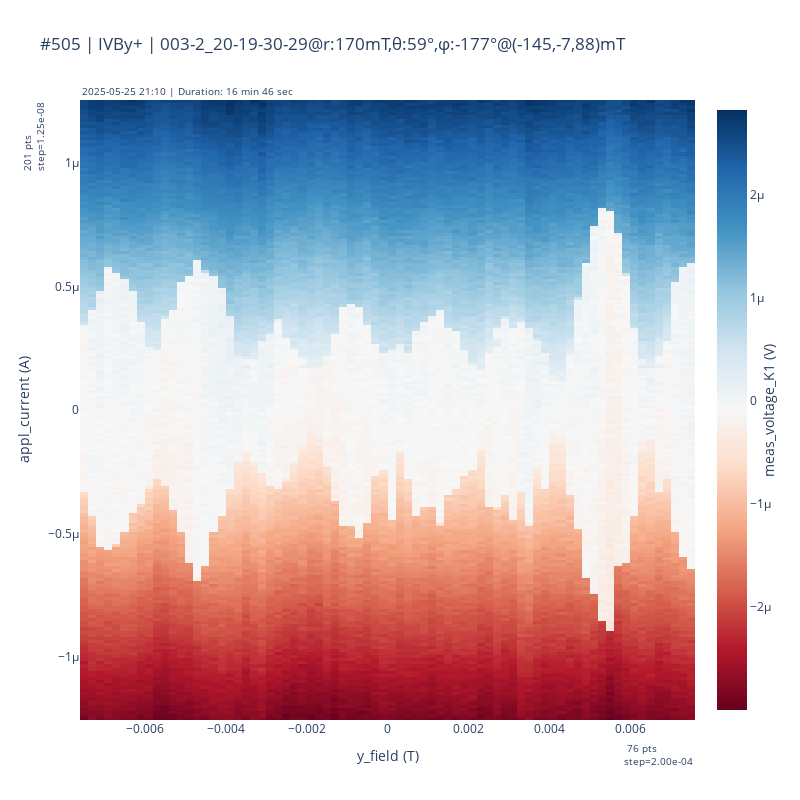
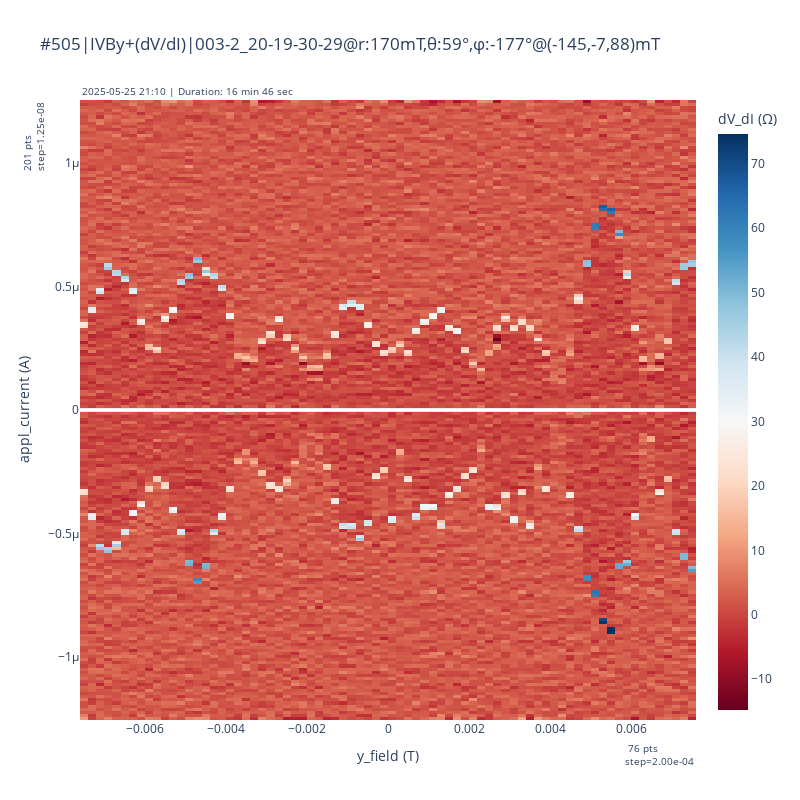
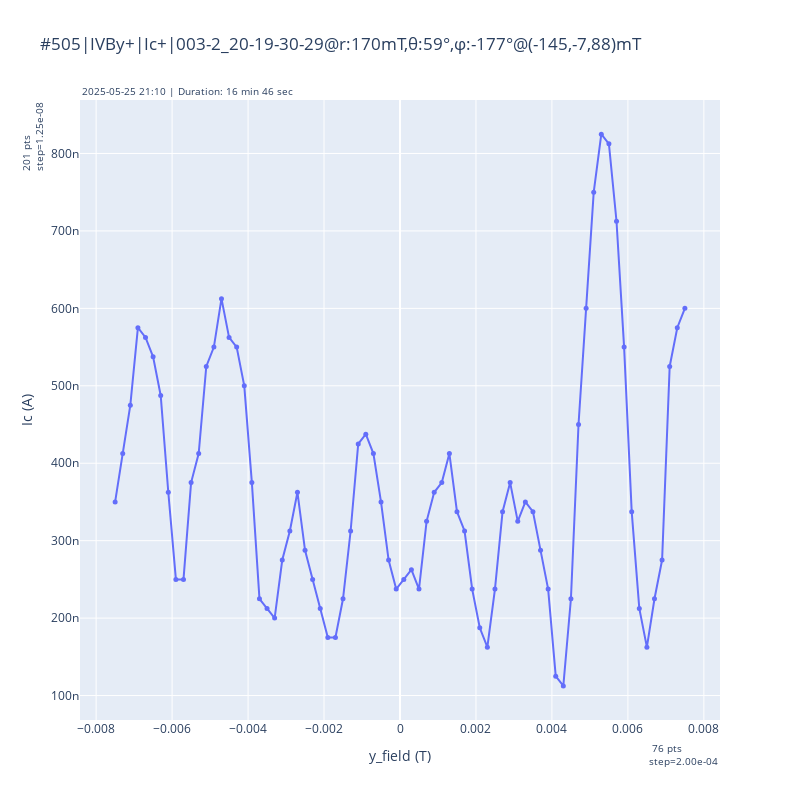

Notebook code for these charts, in order:
### Markdown cell above
# plot_heatmaps

### Code cell
dataid = 505
fig1, fig2, fig3 , Ic_df= plot_heatmaps(dataid)
clear_output(wait=False)
fig1.show()
fig2.show()
fig3.show()

### Figure 1 — Plotly figure (JSON) as saved in the notebook; plotly's stock layout.template omitted (floating-point values rounded to 4 significant figures; data arrays with more than 128 entries replaced by an {"elided": "..."} marker saying what was removed)
{"data": [{"colorbar": {"title": {"side": "right", "text": "meas_voltage_K1 (V)"}}, "colorscale": [[0, "rgb(103,0,31)"], [0.1, "rgb(178,24,43)"], [0.2, "rgb(214,96,77)"], [0.3, "rgb(244,165,130)"], [0.4, "rgb(253,219,199)"], [0.5, "rgb(247,247,247)"], [0.6, "rgb(209,229,240)"], [0.7, "rgb(146,197,222)"], [0.8, "rgb(67,147,195)"], [0.9, "rgb(33,102,172)"], [1, "rgb(5,48,97)"]], "type": "heatmap", "x": {"elided": "15352 float values"}, "y": {"elided": "15352 float values"}, "z": {"elided": "15352 float values"}}], "layout": {"annotations": [{"font": {"size": 10}, "showarrow": false, "text": "2025-05-25 21:10 | Duration: 16 min 46 sec", "x": 0, "xanchor": "left", "xref": "paper", "y": 1, "yanchor": "bottom", "yref": "paper"}, {"font": {"size": 10}, "showarrow": false, "text": "76 pts           <br>step=2.00e-04", "x": 1, "xanchor": "right", "xref": "paper", "y": -0.03, "yanchor": "top", "yref": "paper"}, {"font": {"size": 10}, "showarrow": false, "text": "201 pts           <br>step=1.25e-08", "textangle": -90, "x": -0.05, "xanchor": "right", "xref": "paper", "y": 1, "yanchor": "top", "yref": "paper"}], "height": 800, "title": {"text": "#505 | IVBy+ | 003-2_20-19-30-29@r:170mT,θ:59°,φ:-177°@(-145,-7,88)mT"}, "width": 800, "xaxis": {"title": {"text": "y_field (T)"}}, "yaxis": {"title": {"text": "appl_current (A)"}}}}

### Figure 2 — Plotly figure (JSON) as saved in the notebook; plotly's stock layout.template omitted (floating-point values rounded to 4 significant figures; data arrays with more than 128 entries replaced by an {"elided": "..."} marker saying what was removed)
{"data": [{"colorbar": {"title": {"side": "top", "text": "dV_dI (Ω)"}}, "colorscale": [[0, "rgb(103,0,31)"], [0.1, "rgb(178,24,43)"], [0.2, "rgb(214,96,77)"], [0.3, "rgb(244,165,130)"], [0.4, "rgb(253,219,199)"], [0.5, "rgb(247,247,247)"], [0.6, "rgb(209,229,240)"], [0.7, "rgb(146,197,222)"], [0.8, "rgb(67,147,195)"], [0.9, "rgb(33,102,172)"], [1, "rgb(5,48,97)"]], "type": "heatmap", "x": {"elided": "15352 float values"}, "y": {"elided": "15352 float values"}, "z": {"elided": "15352 float values"}}], "layout": {"annotations": [{"font": {"size": 10}, "showarrow": false, "text": "2025-05-25 21:10 | Duration: 16 min 46 sec", "x": 0, "xanchor": "left", "xref": "paper", "y": 1, "yanchor": "bottom", "yref": "paper"}, {"font": {"size": 10}, "showarrow": false, "text": "76 pts           <br>step=2.00e-04", "x": 1, "xanchor": "right", "xref": "paper", "y": -0.03, "yanchor": "top", "yref": "paper"}, {"font": {"size": 10}, "showarrow": false, "text": "201 pts           <br>step=1.25e-08", "textangle": -90, "x": -0.05, "xanchor": "right", "xref": "paper", "y": 1, "yanchor": "top", "yref": "paper"}], "height": 800, "title": {"text": "#505|IVBy+(dV/dI)|003-2_20-19-30-29@r:170mT,θ:59°,φ:-177°@(-145,-7,88)mT"}, "width": 800, "xaxis": {"title": {"text": "y_field (T)"}}, "yaxis": {"title": {"text": "appl_current (A)"}}}}

### Figure 3 — Plotly figure (JSON) as saved in the notebook; plotly's stock layout.template omitted (floating-point values rounded to 4 significant figures)
{"data": [{"line": {"width": 2}, "marker": {"size": 5}, "mode": "lines+markers", "name": "Ic-", "type": "scatter", "x": [-0.0075, -0.0073, -0.0071, -0.0069, -0.0067, -0.0065, -0.0063, -0.0061, -0.0059, -0.0057, -0.0055, -0.0053, -0.0051, -0.0049, -0.0047, -0.0045, -0.0043, -0.0041, -0.0039, -0.0037, -0.0035, -0.0033, -0.0031, -0.0029, -0.0027, -0.0025, -0.0023, -0.0021, -0.0019, -0.0017, -0.0015, -0.0013, -0.0011, -0.0009, -0.0007, -0.0005, -0.0003, -0.0001, 0.0001, 0.0003, 0.0005, 0.0007, 0.0009, 0.0011, 0.0013, 0.0015, 0.0017, 0.0019, 0.0021, 0.0023, 0.0025, 0.0027, 0.0029, 0.0031, 0.0033, 0.0035, 0.0037, 0.0039, 0.0041, 0.0043, 0.0045, 0.0047, 0.0049, 0.0051, 0.0053, 0.0055, 0.0057, 0.0059, 0.0061, 0.0063, 0.0065, 0.0067, 0.0069, 0.0071, 0.0073, 0.0075], "y": [3.5e-07, 4.125e-07, 4.75e-07, 5.75e-07, 5.625e-07, 5.375e-07, 4.875e-07, 3.625e-07, 2.5e-07, 2.5e-07, 3.75e-07, 4.125e-07, 5.25e-07, 5.5e-07, 6.125e-07, 5.625e-07, 5.5e-07, 5e-07, 3.75e-07, 2.25e-07, 2.125e-07, 2e-07, 2.75e-07, 3.125e-07, 3.625e-07, 2.875e-07, 2.5e-07, 2.125e-07, 1.75e-07, 1.75e-07, 2.25e-07, 3.125e-07, 4.25e-07, 4.375e-07, 4.125e-07, 3.5e-07, 2.75e-07, 2.375e-07, 2.5e-07, 2.625e-07, 2.375e-07, 3.25e-07, 3.625e-07, 3.75e-07, 4.125e-07, 3.375e-07, 3.125e-07, 2.375e-07, 1.875e-07, 1.625e-07, 2.375e-07, 3.375e-07, 3.75e-07, 3.25e-07, 3.5e-07, 3.375e-07, 2.875e-07, 2.375e-07, 1.25e-07, 1.125e-07, 2.25e-07, 4.5e-07, 6e-07, 7.5e-07, 8.25e-07, 8.125e-07, 7.125e-07, 5.5e-07, 3.375e-07, 2.125e-07, 1.625e-07, 2.25e-07, 2.75e-07, 5.25e-07, 5.75e-07, 6e-07]}], "layout": {"annotations": [{"font": {"size": 10}, "showarrow": false, "text": "2025-05-25 21:10 | Duration: 16 min 46 sec", "x": 0, "xanchor": "left", "xref": "paper", "y": 1, "yanchor": "bottom", "yref": "paper"}, {"font": {"size": 10}, "showarrow": false, "text": "76 pts           <br>step=2.00e-04", "x": 1, "xanchor": "right", "xref": "paper", "y": -0.03, "yanchor": "top", "yref": "paper"}, {"font": {"size": 10}, "showarrow": false, "text": "201 pts           <br>step=1.25e-08", "textangle": -90, "x": -0.05, "xanchor": "right", "xref": "paper", "y": 1, "yanchor": "top", "yref": "paper"}], "height": 800, "title": {"text": "#505|IVBy+|Ic+|003-2_20-19-30-29@r:170mT,θ:59°,φ:-177°@(-145,-7,88)mT"}, "width": 800, "xaxis": {"title": {"text": "y_field (T)"}}, "yaxis": {"title": {"text": "Ic (A)"}}}}
